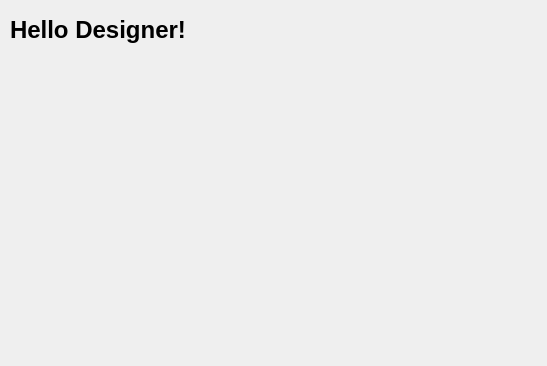
<?xml version="1.0" encoding="UTF-8"?>
<ui version="4.0">
 <class>Form</class>
 <widget class="QWidget" name="Form">
  <property name="geometry">
   <rect>
    <x>0</x>
    <y>0</y>
    <width>547</width>
    <height>366</height>
   </rect>
  </property>
  <property name="windowTitle">
   <string>Form</string>
  </property>
  <widget class="QLabel" name="label">
   <property name="geometry">
    <rect>
     <x>10</x>
     <y>10</y>
     <width>200</width>
     <height>40</height>
    </rect>
   </property>
   <property name="text">
    <string>&lt;h1&gt;Hello Designer!&lt;/h1&gt;</string>
   </property>
  </widget>
 </widget>
 <resources/>
 <connections/>
</ui>
